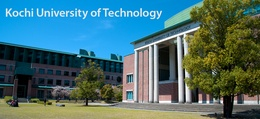
%> input picture img2/kut.jpg, 260 x 119 px, shrunk from 980 x 450 before the run
$ octave img2_2_2.m   (GNU Octave 9; MATLAB toolbox functions it lacks are replaced by stand-ins)
%> lines starting %> are read from the running program, lines starting %| are printed output that depends on the picture
clear all;
close all;

img=imread('kut.jpg');
%> img is the input picture: size 119x260x3 uint8; mean R, G, B 72.8, 111.4, 114.3
gimg=0.3*img(:,:,1) + 0.59*img(:,:,2) + 0.11*img(:,:,3);
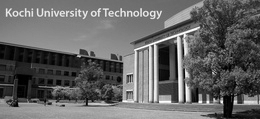
%> gimg: size 119x260 uint8; min 0, max 255, mean 100.2

%ガウス雑音画像
rd=10.*randn(size(gimg));
rd=uint8(rd);
gimg1=gimg+rd;
judge=(gimg1>255);
%> judge: size 119x260 logical; every value is 0
gimg1(judge)=255;
judge=(gimg1<0);
gimg1(judge)=0;
img1=gimg1;
%インパルス雑音画像
inp=rand(size(gimg));
mat1=(inp<0.01);
mat2=(inp>0.99);
gimg(mat1)=0;
gimg(mat2)=255;
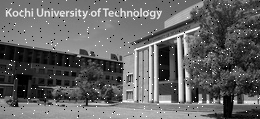
%> gimg: size 119x260 uint8; min 0, max 255, mean 100.7
img2=gimg;

%0パディング
[height,width]=size(img1);
%> height = 119; width = 260
out1=zeros(height+2,width+2);
out2=out1;
out1(2:height+1,2:width+1)=img1;
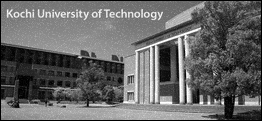
%> out1: size 121x262 double; min 0, max 255, mean 101.7
out2(2:height+1,2:width+1)=img2;
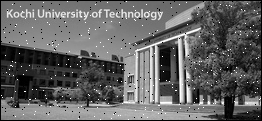
%> out2: size 121x262 double; min 0, max 255, mean 98.3

outimg1=img1;
outimg2=img2;
for k=2:height+1;
    for l=2:width+1;
        outimg1(k-1,l-1)=median(out1(k-1:k+1,l-1:l+1),'all');
        outimg2(k-1,l-1)=median(out2(k-1:k+1,l-1:l+1),'all');
    end
end
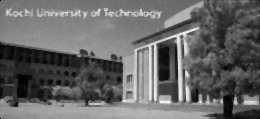
%> outimg1: size 119x260 uint8; min 0, max 246, mean 102.8

figure;
imshow(outimg1);
title('ガウスメディアン');
figure;
imshow(outimg2);
title('インパルスメディアン');
